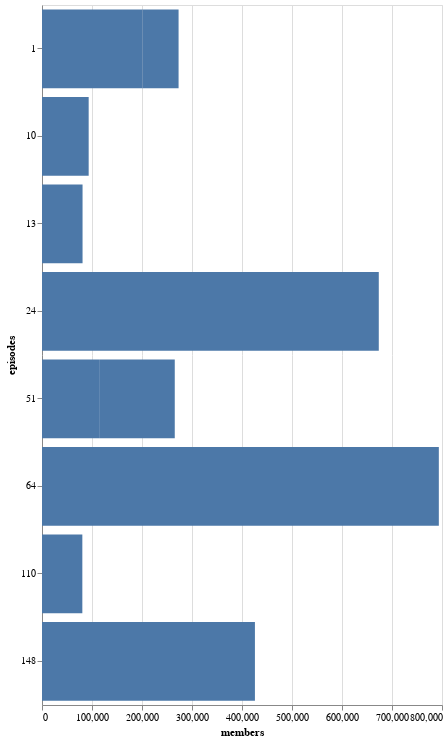

The cell this chart's notebook holds for it:
### Code cell
alt.Chart(df_clear.head(10)).mark_bar().encode(
    x='members:Q',
    y='episodes:O'
).properties(height=700)

### Figure 1 — Vega-Lite specification as saved in the notebook (floating-point values rounded to 4 significant figures)
{"config": {"view": {"continuousWidth": 400, "continuousHeight": 300}}, "data": {"name": "data-5d42b267986a6c09ad8618a67a4fb6dc"}, "mark": "bar", "encoding": {"x": {"field": "members", "type": "quantitative"}, "y": {"field": "episodes", "type": "ordinal"}}, "height": 700, "$schema": "https://vega.github.io/schema/vega-lite/v4.17.0.json", "datasets": {"data-5d42b267986a6c09ad8618a67a4fb6dc": [{"name": "Kimi no Na wa.", "episodes": 1, "rating": 9.37, "members": 200630}, {"name": "Fullmetal Alchemist: Brotherhood", "episodes": 64, "rating": 9.26, "members": 793665}, {"name": "Gintama°", "episodes": 51, "rating": 9.25, "members": 114262}, {"name": "Steins;Gate", "episodes": 24, "rating": 9.17, "members": 673572}, {"name": "Gintama&#039;", "episodes": 51, "rating": 9.16, "members": 151266}, {"name": "Haikyuu!!: Karasuno Koukou VS Shiratorizawa Gakuen Koukou", "episodes": 10, "rating": 9.15, "members": 93351}, {"name": "Hunter x Hunter (2011)", "episodes": 148, "rating": 9.13, "members": 425855}, {"name": "Ginga Eiyuu Densetsu", "episodes": 110, "rating": 9.11, "members": 80679}, {"name": "Gintama Movie: Kanketsu-hen - Yorozuya yo Eien Nare", "episodes": 1, "rating": 9.1, "members": 72534}, {"name": "Gintama&#039;: Enchousen", "episodes": 13, "rating": 9.11, "members": 81109}]}}
